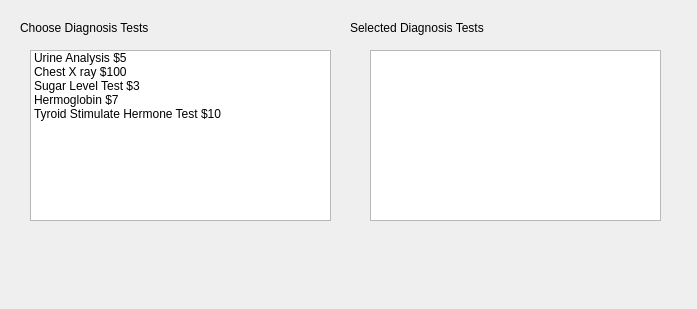
<?xml version="1.0" encoding="UTF-8"?>
<ui version="4.0">
 <class>Dialog</class>
 <widget class="QDialog" name="Dialog">
  <property name="geometry">
   <rect>
    <x>0</x>
    <y>0</y>
    <width>697</width>
    <height>309</height>
   </rect>
  </property>
  <property name="windowTitle">
   <string>Dialog</string>
  </property>
  <widget class="QLabel" name="label">
   <property name="geometry">
    <rect>
     <x>20</x>
     <y>20</y>
     <width>201</width>
     <height>16</height>
    </rect>
   </property>
   <property name="text">
    <string>Choose Diagnosis Tests</string>
   </property>
  </widget>
  <widget class="QListWidget" name="listWidgetDiagnosis">
   <property name="geometry">
    <rect>
     <x>30</x>
     <y>50</y>
     <width>301</width>
     <height>171</height>
    </rect>
   </property>
   <property name="minimumSize">
    <size>
     <width>301</width>
     <height>0</height>
    </size>
   </property>
   <property name="selectionMode">
    <enum>QAbstractItemView::MultiSelection</enum>
   </property>
   <item>
    <property name="text">
     <string>Urine Analysis $5</string>
    </property>
   </item>
   <item>
    <property name="text">
     <string>Chest X ray $100</string>
    </property>
   </item>
   <item>
    <property name="text">
     <string>Sugar Level Test $3</string>
    </property>
   </item>
   <item>
    <property name="text">
     <string>Hermoglobin $7</string>
    </property>
   </item>
   <item>
    <property name="text">
     <string>Tyroid Stimulate Hermone Test $10</string>
    </property>
   </item>
  </widget>
  <widget class="QLabel" name="label_2">
   <property name="geometry">
    <rect>
     <x>350</x>
     <y>20</y>
     <width>201</width>
     <height>16</height>
    </rect>
   </property>
   <property name="text">
    <string>Selected Diagnosis Tests</string>
   </property>
  </widget>
  <widget class="QListWidget" name="listWidgetSelected">
   <property name="geometry">
    <rect>
     <x>370</x>
     <y>50</y>
     <width>291</width>
     <height>171</height>
    </rect>
   </property>
  </widget>
 </widget>
 <resources/>
 <connections/>
</ui>
